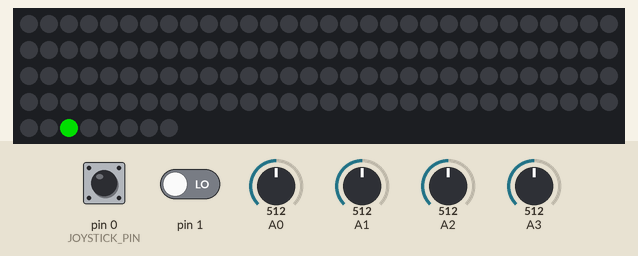
This sketch was run on a simulated Arduino Uno, built with avr-gcc and run on an emulated ATmega328P. Shown: 128 RGB LEDs in strip order, left to right, continuing on the next row. Inputs (shaded band) come from the test bench; at power-on: A1 = 512, pin 0 (JOYSTICK_PIN) HIGH, A0 = 512, pin 1 LOW, A2 = 512, A3 = 512. Dim RGB values are drawn brighter than linear; the strip is taken to match the declared colour order; random numbers use the default seed unless the sketch sets one.

Above: at 1.29 s.
1.7 s: A1 set to 529
3.5 s: A1 set to 559
6.4 s: pin 0 (JOYSTICK_PIN) pulled LOW for 0.15 s
7.1 s: pin 0 (JOYSTICK_PIN) pulled LOW for 0.15 s
7.8 s: A0 set to 465
At 8.81 s:
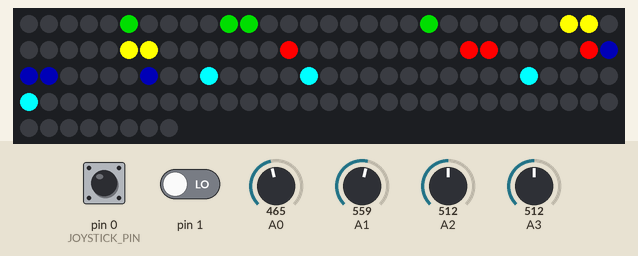
9.8 s: pin 0 (JOYSTICK_PIN) pulled LOW for 1 s
At 11.74 s:
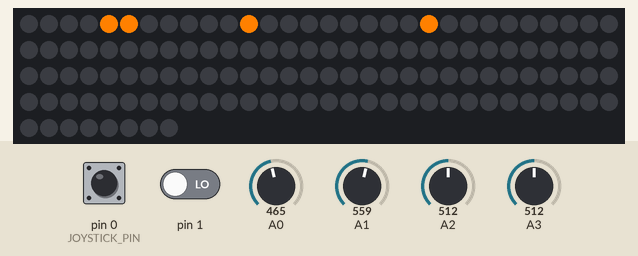

Measured:
- the behaviour switches between 482 and 481 on A0 (found by bisection; images 0 and 1)

The sketch:

LED8x16tetris.ino
```cpp
// (licence header left out)
// IMPORTANT: To reduce NeoPixel burnout risk, add 1000 uF capacitor across
// pixel power leads, add 300 - 500 Ohm resistor on first pixel's data input
// and minimize distance between Arduino and first pixel.  Avoid connecting
// on a live circuit...if you must, connect GND first.

// see also http://tetris.wikia.com/wiki/
// The SRS and hard drop functions are in.  There is no soft-drop or CCW rotation.


//--------------------------------------------------------------------------------
// CONSTANTS
//--------------------------------------------------------------------------------

#include <Adafruit_NeoPixel.h>

// size of the LED grid
#define GRID_W              (8)
#define GRID_H              (16)
#define STRAND_LENGTH       (GRID_W*GRID_H)

#define LED_DATA_PIN        (6)

// did you wire your grid in an 'S' instead of a 'Z'?  change this value to 0.
#define BACKWARDS           (1)

// max size of each tetris piece
#define PIECE_W             (4)
#define PIECE_H             (4)

// how many kinds of pieces
#define NUM_PIECE_TYPES     (7)

// joystick options
#define JOYSTICK_DEAD_ZONE  (30)
#define JOYSTICK_PIN        (0)

// gravity options
#define DROP_MINIMUM        (25)  // top speed gravity can reach
#define DROP_ACCELERATION   (20)  // how fast gravity increases


#define INITIAL_MOVE_DELAY  (100)
#define INITIAL_DROP_DELAY  (500)
#define INITIAL_DRAW_DELAY  (30)


// 1 color drawings of each piece in each rotation.
// Each piece is max 4 wide, 4 tall, and 4 rotations.
const char piece_I[] = {
  0,0,0,0,
  1,1,1,1,
  0,0,0,0,
  0,0,0,0,

  0,0,1,0,
  0,0,1,0,
  0,0,1,0,
  0,0,1,0,

  0,0,0,0,
  0,0,0,0,
  1,1,1,1,
  0,0,0,0,

  0,1,0,0,
  0,1,0,0,
  0,1,0,0,
  0,1,0,0,
};

const char piece_L[] = {
  0,0,1,0,
  1,1,1,0,
  0,0,0,0,
  0,0,0,0,

  0,1,0,0,
  0,1,0,0,
  0,1,1,0,
  0,0,0,0,

  0,0,0,0,
  1,1,1,0,
  1,0,0,0,
  0,0,0,0,

  1,1,0,0,
  0,1,0,0,
  0,1,0,0,
  0,0,0,0,
};

const char piece_J[] = {
  1,0,0,0,
  1,1,1,0,
  0,0,0,0,
  0,0,0,0,

  0,1,1,0,
  0,1,0,0,
  0,1,0,0,
  0,0,0,0,

  0,0,0,0,
  1,1,1,0,
  0,0,1,0,
  0,0,0,0,

  0,1,0,0,
  0,1,0,0,
  1,1,0,0,
  0,0,0,0,

};

const char piece_T[] = {
  0,1,0,0,
  1,1,1,0,
  0,0,0,0,
  0,0,0,0,

  0,1,0,0,
  0,1,1,0,
  0,1,0,0,
  0,0,0,0,

  0,0,0,0,
  1,1,1,0,
  0,1,0,0,
  0,0,0,0,

  0,1,0,0,
  1,1,0,0,
  0,1,0,0,
  0,0,0,0,

};

const char piece_S[] = {
  0,1,1,0,
  1,1,0,0,
  0,0,0,0,
  0,0,0,0,

  0,1,0,0,
  0,1,1,0,
  0,0,1,0,
  0,0,0,0,

  0,0,0,0,
  0,1,1,0,
  1,1,0,0,
  0,0,0,0,

  1,0,0,0,
  1,1,0,0,
  0,1,0,0,
  0,0,0,0,
};

const char piece_Z[] = {
  1,1,0,0,
  0,1,1,0,
  0,0,0,0,
  0,0,0,0,

  0,0,1,0,
  0,1,1,0,
  0,1,0,0,
  0,0,0,0,

  0,0,0,0,
  1,1,0,0,
  0,1,1,0,
  0,0,0,0,

  0,1,0,0,
  1,1,0,0,
  1,0,0,0,
  0,0,0,0,
};

const char piece_O[] = {
  1,1,0,0,
  1,1,0,0,
  0,0,0,0,
  0,0,0,0,

  1,1,0,0,
  1,1,0,0,
  0,0,0,0,
  0,0,0,0,

  1,1,0,0,
  1,1,0,0,
  0,0,0,0,
  0,0,0,0,

  1,1,0,0,
  1,1,0,0,
  0,0,0,0,
  0,0,0,0,
};


// An array of pointers!
const char *pieces[NUM_PIECE_TYPES] = {
  piece_S,
  piece_Z,
  piece_L,
  piece_J,
  piece_O,
  piece_T,
  piece_I,
};


const long piece_colors[NUM_PIECE_TYPES] = {
  0x009900, // green S
  0xFF0000, // red Z
  0xFF8000, // orange L
  0x000044, // blue J
  0xFFFF00, // yellow O
  0xFF00FF, // purple T
  0x00FFFF,  // cyan I
};

//--------------------------------------------------------------------------------
// GLOBALS
//--------------------------------------------------------------------------------

// Parameter 1 = number of pixels in strip
// Parameter 2 = Arduino pin number (most are valid)
// Parameter 3 = pixel type flags, add together as needed:
//   NEO_KHZ800  800 KHz bitstream (most NeoPixel products w/WS2812 LEDs)
//   NEO_KHZ400  400 KHz (classic 'v1' (not v2) FLORA pixels, WS2811 drivers)
//   NEO_GRB     Pixels are wired for GRB bitstream (most NeoPixel products)
//   NEO_RGB     Pixels are wired for RGB bitstream (v1 FLORA pixels, not v2)
Adafruit_NeoPixel strip = Adafruit_NeoPixel(STRAND_LENGTH, LED_DATA_PIN, NEO_RGB + NEO_KHZ800);

// this is how arduino remembers what the button was doing in the past,
// so arduino can tell when it changes.
int old_button=0;
// so arduino can tell when user moves sideways
int old_px = 0;
// so arduino can tell when user tries to turn
int old_i_want_to_turn=0;

// this is how arduino remembers the falling piece.
int piece_id;
int piece_rotation;
int piece_x;
int piece_y;

// the bag from which new pieces are grabbed.
// the bag is only refilled when all pieces are taken.
// this guarantees a maximum of 12 moves between two Is
// or four S & Z in a row.
char piece_sequence[NUM_PIECE_TYPES];
char sequence_i=NUM_PIECE_TYPES;

// this controls how fast the player can move.
long last_move;
long move_delay;  // 100ms = 5 times a second

// this controls when the piece automatically falls.
long last_drop;
long drop_delay;  // 500ms = 2 times a second

long last_draw;
long draw_delay;  // 60 fps

// this is how arduino remembers where pieces are on the grid.
long grid[GRID_W*GRID_H];


//--------------------------------------------------------------------------------
// METHODS
//--------------------------------------------------------------------------------


// I want to turn on point P(x,y), which is X from the left and Y from the top.
// I might also want to hold it on for us microseconds.
void p(int x,int y,long color) {
  int a = (GRID_H-1-y)*GRID_W;
  if( ( y % 2 ) == BACKWARDS ) {  // % is modulus.
    // y%2 is false when y is an even number - rows 0,2,4,6.
    a += x;
  } else {
    // y%2 is true when y is an odd number - rows 1,3,5,7.
    a += GRID_W - 1 - x;
  }
  a%=STRAND_LENGTH;
  strip.setPixelColor(a,color);
}


// grid contains the arduino's memory of the game board, including the piece that is falling.
void draw_grid() {
  int x, y;
  for(y=0;y<GRID_H;++y) {
    for(x=0;x<GRID_W;++x) {
      if( grid[y*GRID_W+x] != 0 ) {
        p(x,y,grid[y*GRID_W+x]);
      } else {
        p(x,y,0);
      }
    }
  }
  strip.show();
}

// choose a new piece from the sequence.
// the sequence is a random list that contains one of each piece.
// that way you're guaranteed an even number of pieces over time,
// tho the order is random.
void choose_new_piece() {
  if( sequence_i >= NUM_PIECE_TYPES ) {
    // list exhausted
    int i,j, k;
    for(i=0;i<NUM_PIECE_TYPES;++i) {
      do {
        // pick a random piece
        j = rand() % NUM_PIECE_TYPES;
        // make sure it isn't already in the sequence.
        for(k=0;k<i;++k) {
          if(piece_sequence[k]==j) break;  // already in sequence
        }
      } while(k<i);
      // not in sequence.  Add it.
      piece_sequence[i] = j;
    }
    // rewind sequence counter
    sequence_i=0;
  }

  // get the next piece in the sequence.
  piece_id = piece_sequence[sequence_i++];
  // always start the piece top center.
  piece_y=-4;  // -4 squares off the top of the screen.
  piece_x=3;
  // always start in the same orientation.
  piece_rotation=0;
}


void erase_piece_from_grid() {
  int x, y;

  const char *piece = pieces[piece_id] + (piece_rotation * PIECE_H * PIECE_W);

  for(y=0;y<PIECE_H;++y) {
    for(x=0;x<PIECE_W;++x) {
      int nx=piece_x+x;
      int ny=piece_y+y;
      if(ny<0 || ny>GRID_H) continue;
      if(nx<0 || nx>GRID_W) continue;
      if(piece[y*PIECE_W+x]==1) {
        grid[ny*GRID_W+nx]=0;  // zero erases the grid location.
      }
    }
  }
}


void add_piece_to_grid() {
  int x, y;

  const char *piece = pieces[piece_id] + (piece_rotation * PIECE_H * PIECE_W);

  for(y=0;y<PIECE_H;++y) {
    for(x=0;x<PIECE_W;++x) {
      int nx=piece_x+x;
      int ny=piece_y+y;
      if(ny<0 || ny>GRID_H) continue;
      if(nx<0 || nx>GRID_W) continue;
      if(piece[y*PIECE_W+x]==1) {
        grid[ny*GRID_W+nx]=piece_colors[piece_id];  // zero erases the grid location.
      }
    }
  }
}


// Move everything down 1 space, destroying the old row number y in the process.
void delete_row(int y) {
  int x;
  for(;y>0;--y) {
    for(x=0;x<GRID_W;++x) {
      grid[y*GRID_W+x] = grid[(y-1)*GRID_W+x];
    }
  }
  // everything moved down 1, so the top row must be empty or the game would be over.
  for(x=0;x<GRID_W;++x) {
    grid[x]=0;
  }
}


void fall_faster() {
  if(drop_delay > DROP_MINIMUM) drop_delay -= DROP_ACCELERATION;
}


void remove_full_rows() {
  int x, y, c;
  char row_removed=0;

  for(y=0;y<GRID_H;++y) {
    // count the full spaces in this row
    c = 0;
    for(x=0;x<GRID_W;++x) {
      if( grid[y*GRID_W+x] > 0 ) c++;
    }
    if(c==GRID_W) {
      // row full!
      delete_row(y);
      fall_faster();
    }
  }
}


void try_to_move_piece_sideways() {
  // what does the joystick angle say
  int dx = map(analogRead(0),0,1023,512,-512);

  int new_px = 0;
  // is the joystick really being pushed?
  if(dx> JOYSTICK_DEAD_ZONE) {
    new_px=-1;
  }
  if(dx<-JOYSTICK_DEAD_ZONE) {
    new_px=1;
  }

  if(new_px!=old_px && piece_can_fit(piece_x+new_px,piece_y,piece_rotation)==1) {
    piece_x+=new_px;
  }
  old_px = new_px;
}


void try_to_rotate_piece() {
  int i_want_to_turn=0;

  // what does the joystick button say
  int new_button = digitalRead(JOYSTICK_PIN);
  // if the button state has just changed AND it is being let go,
  if( new_button > 0 && old_button != new_button ) {
    i_want_to_turn=1;
  }
  old_button=new_button;

  // up on joystick to rotate
  int dy = map(analogRead(1),0,1023,512,-512);
  if(dy>JOYSTICK_DEAD_ZONE) i_want_to_turn=1;

  if(i_want_to_turn==1 && i_want_to_turn != old_i_want_to_turn) {
    // figure out what it will look like at that new angle
    int new_pr = ( piece_rotation + 1 ) % 4;
    // if it can fit at that new angle (doesn't bump anything)
    if(piece_can_fit(piece_x,piece_y,new_pr)) {
      // then make the turn.
      piece_rotation = new_pr;
    } else {
      // wall kick
      if(piece_can_fit(piece_x-1,piece_y,new_pr)) {
        piece_x = piece_x-1;
        piece_rotation = new_pr;
      } else if(piece_can_fit(piece_x+1,piece_y,new_pr)) {
        piece_x = piece_x+1;
        piece_rotation = new_pr;
      }
    }
  }
  old_i_want_to_turn = i_want_to_turn;
}


// can the piece fit in this new location?
int piece_can_fit(int px,int py,int pr) {
  if( piece_off_edge(px,py,pr) ) return 0;
  if( piece_hits_rubble(px,py,pr) ) return 0;
  return 1;
}


int piece_off_edge(int px,int py,int pr) {
  int x,y;
  const char *piece = pieces[piece_id] + (pr * PIECE_H * PIECE_W);

  for(y=0;y<PIECE_H;++y) {
    for(x=0;x<PIECE_W;++x) {
      int nx=px+x;
      int ny=py+y;
      if(ny<0) continue;  // off top, don't care
      if(piece[y*PIECE_W+x]>0) {
        if(nx<0) return 1;  // yes: off left side
        if(nx>=GRID_W ) return 1;  // yes: off right side
      }
    }
  }

  return 0;  // inside limits
}


int piece_hits_rubble(int px,int py,int pr) {
  int x,y;
  const char *piece = pieces[piece_id] + (pr * PIECE_H * PIECE_W);

  for(y=0;y<PIECE_H;++y) {
    int ny=py+y;
    if(ny<0) continue;
    for(x=0;x<PIECE_W;++x) {
      int nx=px+x;
      if(piece[y*PIECE_W+x]>0) {
        if(ny>=GRID_H ) return 1;  // yes: goes off bottom of grid
        if(grid[ny*GRID_W+nx]!=0 ) return 1;  // yes: grid already full in this space
      }
    }
  }

  return 0;  // doesn't hit
}


void game_over() {
  int x,y;

  long over_time = millis();

  while(millis() - over_time < 3000) {
    // click the button?
    if(digitalRead(1)==0) {
      // restart!
      break;
    }
  }
  setup();
  return;
}


void try_to_drop_piece() {
  erase_piece_from_grid();
  if(piece_can_fit(piece_x,piece_y+1,piece_rotation)) {
    piece_y++;  // move piece down
    add_piece_to_grid();
  } else {
    // hit something!
    // put it back
    add_piece_to_grid();
    remove_full_rows();
    if(game_is_over()==1) {
      game_over();
    }
    // game isn't over, choose a new piece
    choose_new_piece();
  }
}


void try_to_drop_faster() {
  int y = map(analogRead(1),0,1023,512,-512);
  if(y<-JOYSTICK_DEAD_ZONE) {
    // player is holding joystick down, drop a little faster.
    try_to_drop_piece();
  }
}


void react_to_player() {
  erase_piece_from_grid();
  try_to_move_piece_sideways();
  try_to_rotate_piece();
  add_piece_to_grid();

  try_to_drop_faster();
}


// can the piece fit in this new location
int game_is_over() {
  int x,y;
  const char *piece = pieces[piece_id] + (piece_rotation * PIECE_H * PIECE_W);

  for(y=0;y<PIECE_H;++y) {
    for(x=0;x<PIECE_W;++x) {
      int ny=piece_y+y;
      int nx=piece_x+x;
      if(piece[y*PIECE_W+x]>0) {
        if(ny<0) return 1;  // yes: off the top!
      }
    }
  }

  return 0;  // not over yet...
}


// called once when arduino reboots
void setup() {
  int i;

  // setup the LEDs
  strip.begin();
  strip.show(); // Initialize all pixels to 'off'

  // set up joystick button
  pinMode(JOYSTICK_PIN,INPUT);
  digitalWrite(JOYSTICK_PIN,HIGH);

  // make sure arduino knows the grid is empty.
  for(i=0;i<GRID_W*GRID_H;++i) {
    grid[i]=0;
  }

  // make the game a bit more random - pull a number from space and use it to 'seed' a crop of random numbers.
  randomSeed(analogRead(1)+analogRead(2)+analogRead(3));

  // get ready to start the game.
  choose_new_piece();

  move_delay=INITIAL_MOVE_DELAY;
  drop_delay=INITIAL_DROP_DELAY;
  draw_delay=INITIAL_DRAW_DELAY;

  // start the game clock after everything else is ready.
  last_draw = last_drop = last_move = millis();
}


// called over and over after setup()
void loop() {
  long t = millis();

  // the game plays at one speed,
  if(t - last_move > move_delay ) {
    last_move = t;
    react_to_player();
  }

  // ...and drops the falling block at a different speed.
  if(t - last_drop > drop_delay ) {
    last_drop = t;
    try_to_drop_piece();
  }

  // when it isn't doing those two things, it's redrawing the grid.
  if(t - last_draw > draw_delay ) {
    last_draw = t;
    draw_grid();
  }
}


/**
* This file is part of LED8x16tetris.
*
* LED8x16tetris is free software: you can redistribute it and/or modify
* it under the terms of the GNU General Public License as published by
* the Free Software Foundation, either version 3 of the License, or
* (at your option) any later version.
*
* LED8x16tetris is distributed in the hope that it will be useful,
* but WITHOUT ANY WARRANTY; without even the implied warranty of
* MERCHANTABILITY or FITNESS FOR A PARTICULAR PURPOSE. See the
* GNU General Public License for more details.
*
* You should have received a copy of the GNU General Public License
* along with LED8x16tetris. If not, see <http://www.gnu.org/licenses/>.
*/
```
